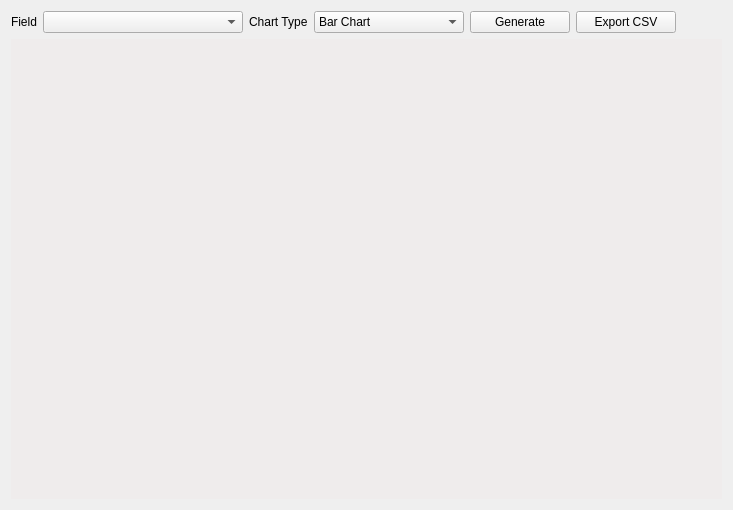
     <widget class="QWidget" name="tabWidgetPage_Statistics">
      <attribute name="title">
       <string>Statistics</string>
      </attribute>
      <layout class="QGridLayout" name="gridLayout_stats">
       <item row="0" column="0">
        <widget class="QLabel" name="label_stats_field">
         <property name="text">
          <string>Field</string>
         </property>
        </widget>
       </item>
       <item row="0" column="1">
        <widget class="QComboBox" name="comboBox_stats_field">
         <property name="minimumSize">
          <size>
           <width>200</width>
           <height>0</height>
          </size>
         </property>
         <property name="editable">
          <bool>false</bool>
         </property>
        </widget>
       </item>
       <item row="0" column="2">
        <widget class="QLabel" name="label_stats_type">
         <property name="text">
          <string>Chart Type</string>
         </property>
        </widget>
       </item>
       <item row="0" column="3">
        <widget class="QComboBox" name="comboBox_stats_type">
         <property name="minimumSize">
          <size>
           <width>150</width>
           <height>0</height>
          </size>
         </property>
         <property name="editable">
          <bool>false</bool>
         </property>
         <item>
          <property name="text">
           <string>Bar Chart</string>
          </property>
         </item>
         <item>
          <property name="text">
           <string>Pie Chart</string>
          </property>
         </item>
        </widget>
       </item>
       <item row="0" column="4">
        <widget class="QPushButton" name="pushButton_quant">
         <property name="minimumSize">
          <size>
           <width>100</width>
           <height>0</height>
          </size>
         </property>
         <property name="text">
          <string>Generate</string>
         </property>
        </widget>
       </item>
       <item row="0" column="5">
        <widget class="QPushButton" name="pushButton_export_stats">
         <property name="minimumSize">
          <size>
           <width>100</width>
           <height>0</height>
          </size>
         </property>
         <property name="text">
          <string>Export CSV</string>
         </property>
        </widget>
       </item>
       <item row="0" column="6">
        <spacer name="horizontalSpacer_stats">
         <property name="orientation">
          <enum>Qt::Horizontal</enum>
         </property>
         <property name="sizeHint" stdset="0">
          <size>
           <width>40</width>
           <height>20</height>
          </size>
         </property>
        </spacer>
       </item>
       <item row="1" column="0" colspan="7">
        <widget class="Mplwidget" name="widget_stats" native="true">
         <property name="sizePolicy">
          <sizepolicy hsizetype="Expanding" vsizetype="Expanding">
           <horstretch>0</horstretch>
           <verstretch>0</verstretch>
          </sizepolicy>
         </property>
         <property name="minimumSize">
          <size>
           <width>0</width>
           <height>460</height>
          </size>
         </property>
         <property name="styleSheet">
          <string notr="true">background-color: rgb(239, 236, 236);</string>
         </property>
        </widget>
       </item>
      </layout>
     </widget>
